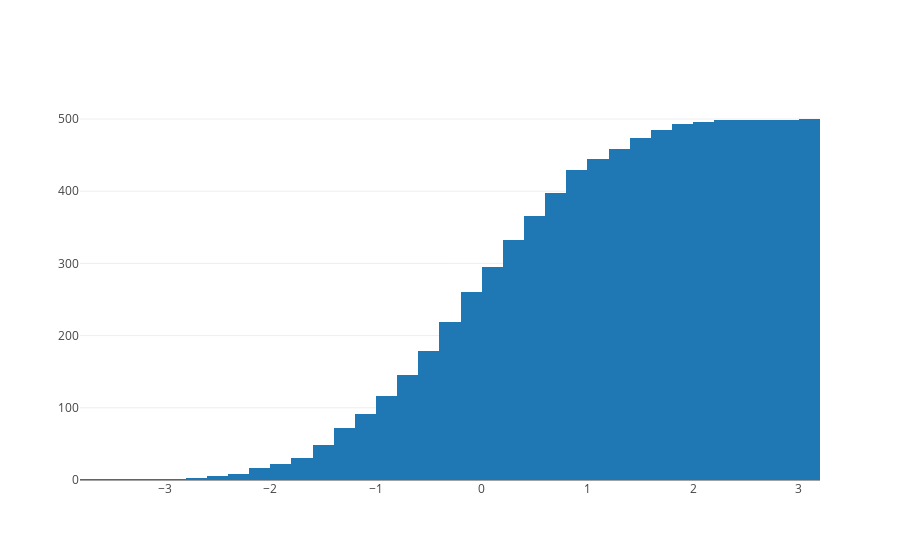

Notebook code for this chart:
### Markdown cell above
# Cumulative Histogram

### Code cell
import plotly.graph_objs as go

import numpy as np

x = np.random.randn(500)
data = [go.Histogram(x=x,
                     cumulative=dict(enabled=True))]

pyo.iplot(data, filename='cumulative histogram')

### Figure 1 — Plotly figure (JSON) as saved in the notebook; plotly's stock layout.template omitted (floating-point values rounded to 4 significant figures; data arrays with more than 128 entries replaced by an {"elided": "..."} marker saying what was removed)
{"data": [{"cumulative": {"enabled": true}, "type": "histogram", "uid": "932ca002-d532-4a3c-ba77-8c878d8b4f2f", "x": {"elided": "500 float values"}}], "layout": {}}
